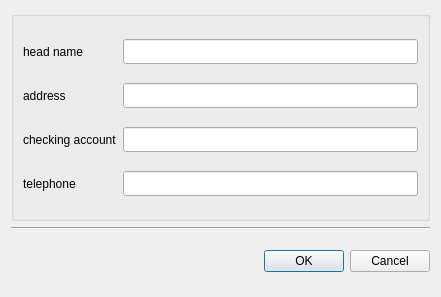
<?xml version="1.0" encoding="UTF-8"?>
<ui version="4.0">
 <class>CustomerNewRecordDialog</class>
 <widget class="QDialog" name="CustomerNewRecordDialog">
  <property name="geometry">
   <rect>
    <x>0</x>
    <y>0</y>
    <width>441</width>
    <height>297</height>
   </rect>
  </property>
  <property name="minimumSize">
   <size>
    <width>441</width>
    <height>297</height>
   </size>
  </property>
  <property name="maximumSize">
   <size>
    <width>441</width>
    <height>297</height>
   </size>
  </property>
  <property name="windowTitle">
   <string>New Customer</string>
  </property>
  <layout class="QGridLayout" name="gridLayout">
   <item row="2" column="1">
    <widget class="QDialogButtonBox" name="buttonBox">
     <property name="orientation">
      <enum>Qt::Horizontal</enum>
     </property>
     <property name="standardButtons">
      <set>QDialogButtonBox::Cancel|QDialogButtonBox::Ok</set>
     </property>
    </widget>
   </item>
   <item row="2" column="0">
    <widget class="QLabel" name="label">
     <property name="minimumSize">
      <size>
       <width>50</width>
       <height>50</height>
      </size>
     </property>
     <property name="maximumSize">
      <size>
       <width>50</width>
       <height>50</height>
      </size>
     </property>
     <property name="styleSheet">
      <string notr="true">image: url(:/rec/img/icons8-demand-50.png);</string>
     </property>
     <property name="text">
      <string/>
     </property>
    </widget>
   </item>
   <item row="0" column="0" colspan="2">
    <widget class="QGroupBox" name="groupBox_2">
     <property name="title">
      <string/>
     </property>
     <layout class="QGridLayout" name="gridLayout_6">
      <item row="0" column="1">
       <widget class="QLineEdit" name="customer_head_name_lineEdit">
        <property name="font">
         <font>
          <family>Tibetan Machine Uni</family>
         </font>
        </property>
        <property name="maxLength">
         <number>30</number>
        </property>
       </widget>
      </item>
      <item row="1" column="1">
       <widget class="QLineEdit" name="customer_address_lineEdit">
        <property name="font">
         <font>
          <family>Tibetan Machine Uni</family>
         </font>
        </property>
        <property name="maxLength">
         <number>30</number>
        </property>
       </widget>
      </item>
      <item row="3" column="0">
       <widget class="QLabel" name="label_10">
        <property name="text">
         <string>telephone</string>
        </property>
       </widget>
      </item>
      <item row="1" column="0">
       <widget class="QLabel" name="label_8">
        <property name="text">
         <string>address</string>
        </property>
       </widget>
      </item>
      <item row="0" column="0">
       <widget class="QLabel" name="label_4">
        <property name="text">
         <string>head name</string>
        </property>
       </widget>
      </item>
      <item row="2" column="1">
       <widget class="QLineEdit" name="customer_checking_account_lineEdit">
        <property name="font">
         <font>
          <family>Tibetan Machine Uni</family>
         </font>
        </property>
        <property name="maxLength">
         <number>20</number>
        </property>
       </widget>
      </item>
      <item row="2" column="0">
       <widget class="QLabel" name="label_9">
        <property name="text">
         <string>checking account</string>
        </property>
       </widget>
      </item>
      <item row="3" column="1">
       <widget class="QLineEdit" name="customer_telephone_ineEdit">
        <property name="font">
         <font>
          <family>Tibetan Machine Uni</family>
         </font>
        </property>
        <property name="maxLength">
         <number>20</number>
        </property>
       </widget>
      </item>
     </layout>
    </widget>
   </item>
   <item row="1" column="0" colspan="2">
    <widget class="Line" name="line">
     <property name="orientation">
      <enum>Qt::Horizontal</enum>
     </property>
    </widget>
   </item>
  </layout>
 </widget>
 <resources/>
 <connections>
  <connection>
   <sender>buttonBox</sender>
   <signal>accepted()</signal>
   <receiver>CustomerNewRecordDialog</receiver>
   <slot>accept()</slot>
   <hints>
    <hint type="sourcelabel">
     <x>248</x>
     <y>254</y>
    </hint>
    <hint type="destinationlabel">
     <x>157</x>
     <y>274</y>
    </hint>
   </hints>
  </connection>
  <connection>
   <sender>buttonBox</sender>
   <signal>rejected()</signal>
   <receiver>CustomerNewRecordDialog</receiver>
   <slot>reject()</slot>
   <hints>
    <hint type="sourcelabel">
     <x>316</x>
     <y>260</y>
    </hint>
    <hint type="destinationlabel">
     <x>286</x>
     <y>274</y>
    </hint>
   </hints>
  </connection>
 </connections>
</ui>
